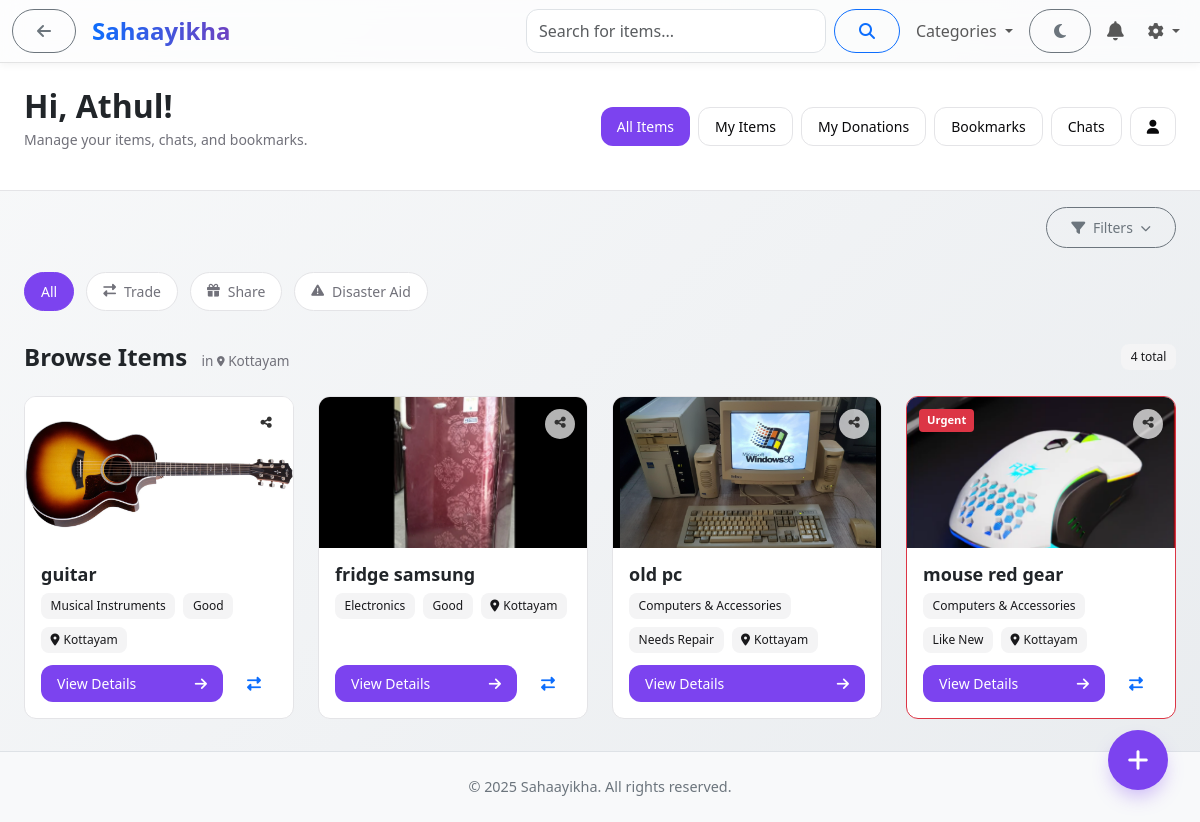
The page /dashboard (signed in) on the database as committed earlier.
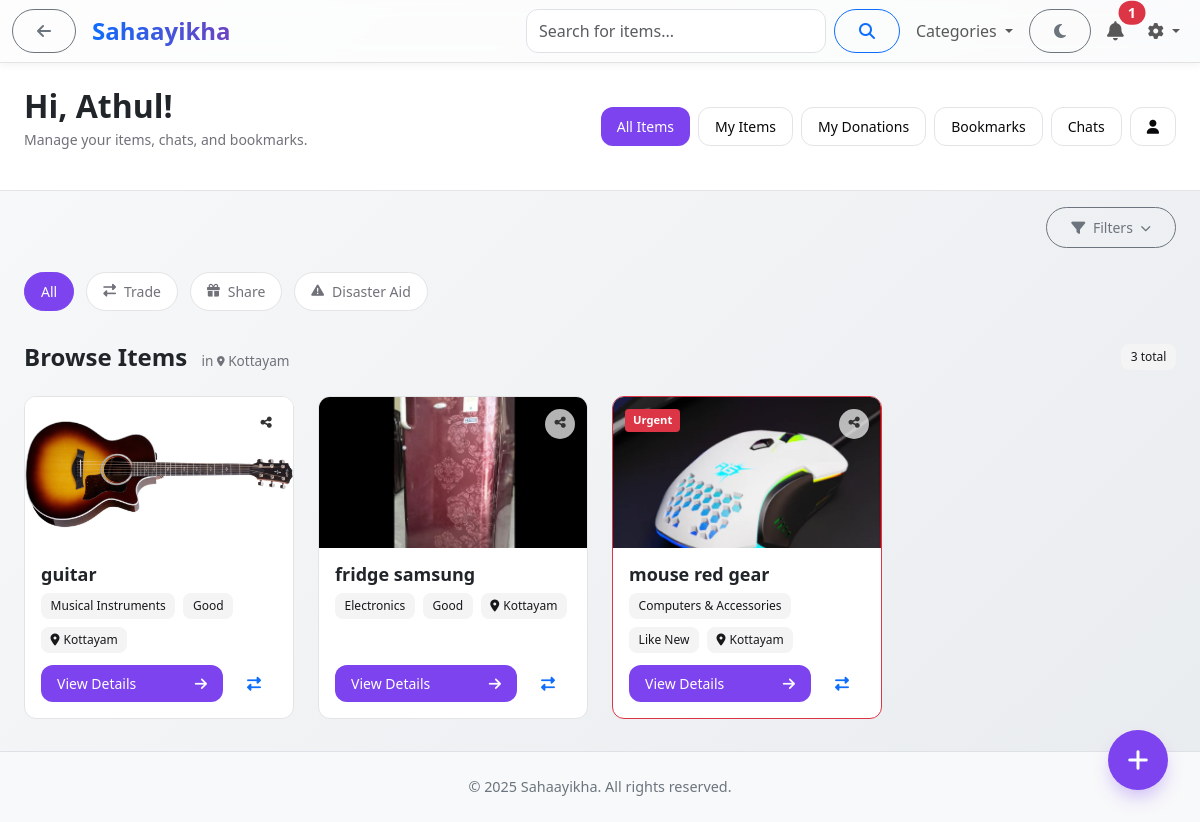
The same page on the database as committed later.
### app/models.py (models this page shows)
class Item(db.Model):
    __tablename__ = "items"
    item_id = db.Column(db.Integer, primary_key=True)
    user_id = db.Column(db.Integer, db.ForeignKey("users.user_id"), nullable=False, index=True)
    title = db.Column(db.String(255), nullable=False)
    description = db.Column(db.Text)
    category = db.Column(db.String(255), index=True)
    type = db.Column(db.String(50), index=True) # Trade or Share
    condition = db.Column(db.String(50))
    urgency_level = db.Column(db.String(50))
    expected_return = db.Column(db.String(255)) # Category or 'Money' for Trade type
    location = db.Column(db.String(255), index=True)
    status = db.Column(db.String(50), default="Active", index=True) # Active, Traded, Deleted, etc.
    created_at = db.Column(db.DateTime, default=datetime.utcnow, index=True)
    deal_finalized_at = db.Column(db.DateTime, nullable=True) # Time when deal was confirmed
    latitude = db.Column(db.Float, nullable=True)
    longitude = db.Column(db.Float, nullable=True)
    histories = db.relationship("ItemHistory", backref="item", lazy="dynamic", cascade="all, delete-orphan")
    bookmarks = db.relationship("Bookmark", backref="item", lazy="dynamic", cascade="all, delete-orphan")
    reports = db.relationship("Report", backref="item", lazy="dynamic") # Keep reports even if item deleted? Check cascade
    images = db.relationship("ItemImage", backref="item", lazy="select", cascade="all, delete-orphan")
    notifications = db.relationship("Notification", backref="item", lazy="dynamic") # Notifications related to this item
    trade_requests_offered = db.relationship('TradeRequest', foreign_keys='TradeRequest.item_offered_id', backref='offered_item', lazy='dynamic')
    trade_requests_received = db.relationship('TradeRequest', foreign_keys='TradeRequest.item_requested_id', backref='requested_item', lazy='dynamic')
    chat_sessions = db.relationship("ChatSession", back_populates="trade_item", foreign_keys="ChatSession.trade_item_id")

class ItemImage(db.Model):
    __tablename__ = "item_images"
    image_id = db.Column(db.Integer, primary_key=True)
    item_id = db.Column(db.Integer, db.ForeignKey("items.item_id"), nullable=False, index=True)
    image_url = db.Column(db.String(255), nullable=False) # Path relative to static folder
    uploaded_at = db.Column(db.DateTime, default=datetime.utcnow)

### app/routes.py (the view, shortened to what this page needs)
@main.route("/dashboard")
@login_required
@role_required("user")
def dashboard():
    view = request.args.get("view", "all")
    form_data = request.args.copy()
    if view == 'all' and 'location' not in form_data and current_user.location:
        form_data['location'] = current_user.location
    form = SearchForm(form_data) # Use merged data for filters
    items, disaster_needs, my_offers = [], [], []
    regular_chats, disaster_chats = [], []
    unread_session_ids, has_unread_regular, has_unread_disaster = set(), False, False
    has_unread_chats = False
    items_json = "[]"
    map_center_coords = None
    map_radius_km = None
    current_location_filter = None
    active_search_term = request.args.get('search', '').strip() # Get search term from URL
    user_sessions_query = ChatSession.query.filter(
        or_(ChatSession.user_one_id == current_user.user_id, ChatSession.user_two_id == current_user.user_id)
    )
    user_sessions = user_sessions_query.all()
    session_ids = [s.session_id for s in user_sessions]
    if session_ids:
        unread_messages_query = ChatMessage.query.filter(
            ChatMessage.session_id.in_(session_ids),
            ChatMessage.is_read == False,
            not_(and_(ChatMessage.sender_id == current_user.user_id, ChatMessage.sender_type == 'user'))
        )
        unread_session_ids = {msg.session_id for msg in unread_messages_query.all()}
        has_unread_chats = len(unread_session_ids) > 0
    if view == "chats":
        all_sessions = sorted(user_sessions, key=lambda s: (s.session_id not in unread_session_ids, s.started_at), reverse=True)
        regular_chats = [s for s in all_sessions if s.trade_item_id is not None]
        disaster_chats = [s for s in all_sessions if s.disaster_need_id is not None]
        has_unread_regular = any(s.session_id in unread_session_ids for s in regular_chats)
        has_unread_disaster = any(s.session_id in unread_session_ids for s in disaster_chats)
    elif view == "bookmarks":
        items = Item.query.join(Bookmark, Item.item_id == Bookmark.item_id)\
                      .filter(Bookmark.user_id == current_user.user_id)\
                      .order_by(Bookmark.saved_at.desc()).all()
    elif view == "donations":
        my_offers = DonationOffer.query.filter_by(user_id=current_user.user_id).order_by(DonationOffer.created_at.desc()).all()
    else: # 'all' view (default) - INTEGRATE SEARCH & FILTERS HERE
        query = Item.query.filter(Item.status == "Active", Item.user_id != current_user.user_id)
        current_location_filter = form.location.data # Store active location filter
        search = active_search_term # Use term from URL args
        if search:
            search_term_like = f"%{search}%"
            query = query.filter(or_(Item.title.ilike(search_term_like), Item.description.ilike(search_term_like)))
        location_filter = form.location.data # Already set with user default if needed
        radius_str = form.radius.data
        categories = form.categories.data # List of selected category names from the form
        urgency = form.urgency.data
        condition = form.condition.data
        sort_by = form.sort_by.data or 'newest'
        active_categories = categories if categories else []
        if not active_categories and request.args.get('categories'): # Check URL args if form data is empty
             active_categories = [request.args.get('categories')] # Treat URL param as a single category list
        if active_categories:
            query = query.filter(Item.category.in_(active_categories))
        if urgency: query = query.filter_by(urgency_level=urgency)
        if condition: query = query.filter_by(condition=condition)
        filter_type = request.args.get('filter')
        if filter_type == 'Disaster':
            disaster_needs = DisasterNeed.query.order_by(DisasterNeed.posted_at.desc()).all()
            items = [] # Ensure items list is empty
        else:
            if filter_type in ["Trade", "Share"]:
                query = query.filter_by(type=filter_type)
            all_items = query.order_by(Item.created_at.desc()).all() # Initial sort before distance
            results = []
            user_lat, user_lon = None, None
            base_location_name = None
            items_with_distance = []
            if location_filter:
                base_location_name = location_filter
                map_center_coords = geocode_location(location_filter)
            else: map_center_coords = None
            if radius_str:
                try: map_radius_km = float(radius_str)
                except ValueError: map_radius_km = None
            else: map_radius_km = None
            radius_active = map_radius_km is not None
            sort_by_distance_active = sort_by == 'distance'
            center_coords_valid = map_center_coords and map_center_coords[0] is not None
            if (radius_active or sort_by_distance_active) and center_coords_valid:
                user_lat, user_lon = map_center_coords
                radius_km_filter = map_radius_km if radius_active else float('inf')
                for item in all_items:
                    item_lat, item_lon = item.latitude, item.longitude
                    if item_lat is None or item_lon is None:
                        coords = geocode_location(item.location)
                        if coords and coords[0] is not None:
                            item_lat, item_lon = coords
                    if item_lat is not None and item_lon is not None:
                         dist = haversine_distance(user_lat, user_lon, item_lat, item_lon)
                         if dist <= radius_km_filter: items_with_distance.append({'item': item, 'distance': dist})
                    elif not radius_active:
                        items_with_distance.append({'item': item, 'distance': float('inf')})
                if sort_by_distance_active: items_with_distance.sort(key=lambda x: x['distance'])
                results = [item_dist['item'] for item_dist in items_with_distance]
            else:
                 results = all_items # Use all items if distance logic doesn't apply
                 if radius_active and not center_coords_valid: flash(f"Could not find coordinates for '{base_location_name or 'selected location'}'. Cannot filter by radius.", "warning")
                 if sort_by_distance_active and not center_coords_valid: flash(f"Could not find coordinates for '{base_location_name or 'selected location'}'. Cannot sort by distance.", "warning"); sort_by = 'newest' # Fallback sort
            if sort_by == 'oldest' and (not sort_by_distance_active or not center_coords_valid):
                 results.sort(key=lambda item: item.created_at)
            elif sort_by == 'newest' and (not sort_by_distance_active or not center_coords_valid):
                 results.sort(key=lambda item: item.created_at, reverse=True)
            items = results
            items_for_map = [
                {"item_id": item.item_id, "title": item.title, "latitude": item.latitude, "longitude": item.longitude}
                for item in items if item.latitude and item.longitude # Only include items with coords
            ]
            items_json = json.dumps(items_for_map)
    return render_template(
        "dashboard/user_dashboard.html",
        items=items,
        view=view,
        disaster_needs=disaster_needs,
        my_offers=my_offers,
        regular_chats=regular_chats,
        disaster_chats=disaster_chats,
        unread_session_ids=unread_session_ids,
        has_unread_regular=has_unread_regular,
        has_unread_disaster=has_unread_disaster,
        has_unread_chats=has_unread_chats,
        form=form, # Pass the single form instance
        items_json=items_json,
        map_center_coords=map_center_coords,
        map_radius_km=map_radius_km,
        all_locations_coords=json.dumps(GEOCODE_DATA),
        current_location_filter=current_location_filter,
        active_search_term=active_search_term # Pass search term for display/logic
    )

### app/templates/dashboard/user_dashboard.html (shortened to what the changed rows need)
{% extends "base.html" %}
{% block content %}
<link rel="stylesheet" href="https://unpkg.com/leaflet@1.9.4/dist/leaflet.css"
/>
<header class="dashboard-header">
     <div class="dashboard-container">
        <div class="header-content">
            <div>
                <h1>Hi, {{ current_user.first_name }}!</h1>
            </div>
        </div>
    </div>
</header>
<main class="dashboard-container">
    <section class="section pt-0">
         <div class="section-header">
             {% set current_quick_filter = request.args.get('filter') %}
            {% if view == 'mine' %} <h2>My Items</h2>
            {% elif view == 'bookmarks' %} <h2>My Bookmarks</h2>
            {% elif view == 'chats' %} <h2>My Chat Sessions</h2>
            {% elif view == 'donations' %} <h2>My Donation Offers</h2>
            {% elif current_quick_filter == 'Disaster' and view == 'all' %} <h2>Active Disaster Needs</h2>
            {% elif view == 'all' %}
                <h2>
                    Browse Items
                    {% if current_location_filter %}
                        <span class="current-filter-display">
                            in  {{ current_location_filter }}
                        </span>
                    {% elif current_user.location and not active_search_term %}
                        <span class="current-filter-display">
                           near <i class="fas fa-map-marker-alt fa-xs"></i> {{ current_user.location }} (Default)
                        </span>
                    {% endif %}
                </h2>
            {% endif %}
            <span class="badge-dashboard">
                {% if view == 'chats' %}{{ regular_chats|length + disaster_chats|length }}
                {% elif view == 'donations' %}{{ my_offers|length }}
                {% elif current_quick_filter == 'Disaster' and view == 'all' %}{{ disaster_needs|length }}
                {% elif view in ['all', 'mine', 'bookmarks'] %}{{ items|length }}
                {% endif %} total
            </span>
        </div>
        <div id="grid-view">
             {% if current_quick_filter == 'Disaster' and view == 'all' %}
                {% if disaster_needs %} <div class="item-grid"> {% for need in disaster_needs %} <div class="dashboard-item-card need-card"> <div class="item-content"> <div class="need-card-header"> <div> <h3 class="item-title">{{ need.title }}</h3> <div class="item-badges"> {% if need.categories %} {% for cat in need.categories.split(',') %} <span class="badge-dashboard">{{ cat }}</span> {% endfor %} {% endif %} </div> </div> <i class="fas fa-bullhorn need-card-icon"></i> </div> <p class="text-muted small my-2">{{ need.description|truncate(120) }}</p> <div class="item-actions"> <div class="item-meta"> <span class="meta-item"><i class="fas fa-sitemap fa-fw"></i> <span>By: {{ need.organization.name }}</span></span> <span class="meta-item"><i class="fas fa-map-marker-alt fa-fw"></i><span>{{ need.location }}</span></span> </div> <a href="{{ url_for('main.make_donation_offer', need_id=need.need_id) }}" class="btn-dashboard btn-primary-dashboard"><span>Offer Help</span></a> </div> </div> </div> {% endfor %} </div>
                {% else %} <div class="empty-state"> <i class="fas fa-check-circle"></i> <h3>No Active Disaster Needs</h3> <p>There are no active requests for disaster aid at the moment.</p> </div> {% endif %}
            {% elif view in ['all', 'mine', 'bookmarks'] %}
                 {% if items %} <div class="item-grid"> {% for item in items %} <div class="dashboard-item-card {% if item.urgency_level == 'Urgent' %}urgent-item{% endif %}"> {% if item.urgency_level == 'Urgent' %} <span class="urgent-badge">Urgent</span> {% endif %} <button type="button" class="item-card-share-btn share-button" title="Copy link" data-item-url="{{ url_for('main.view_item', item_id=item.item_id, _external=True) }}" onclick="event.preventDefault(); event.stopPropagation(); copyItemLink(this);"> <i class="fas fa-share-alt"></i> </button> <a href="{{ url_for('main.view_item', item_id=item.item_id) }}" class="text-decoration-none"> <div class="item-image"><img src="{% if item.images %}{{ url_for('static', filename=item.images[0].image_url) }}{% else %}{{ url_for('static', filename='images/item_placeholder.jpg') }}{% endif %}" alt="{{ item.title }}"></div> </a> <div class="item-content"> <h3 class="item-title">{{ item.title }}</h3> <div class="item-badges"> <span class="badge-dashboard">{{ item.category }}</span> <span class="badge-dashboard">{{ item.condition }}</span> <span class="badge-dashboard"><i class="fas fa-map-marker-alt me-1"></i>{{ item.location }}</span> </div> <div class="item-actions"> <a href="{{ url_for('main.view_item', item_id=item.item_id) }}" class="btn-dashboard btn-primary-dashboard"><span>View Details</span><i class="fas fa-arrow-right"></i></a> {% if item.type == 'Trade' and view == 'all' %}<a href="{{ url_for('main.request_trade', item_id=item.item_id) }}" class="btn-dashboard btn-success-dashboard" title="Request Trade"><i class="fas fa-exchange-alt"></i></a>{% endif %} </div> </div> </div> {% endfor %} </div>
                {% endif %}
            {% endif %}
        </div>
    </section>
</main>
{% endblock %}

Rows that differ between the two databases and show on the page:
no longer on this page (row edited): Item: image_url (picture), title "old pc", category "Computers & Accessories", condition "Needs Repair", location "Kottayam"
Other text that changed with them:
{{ unread_count }}: (not shown) → "1"
{{ items|length }}: "4" → "3"
